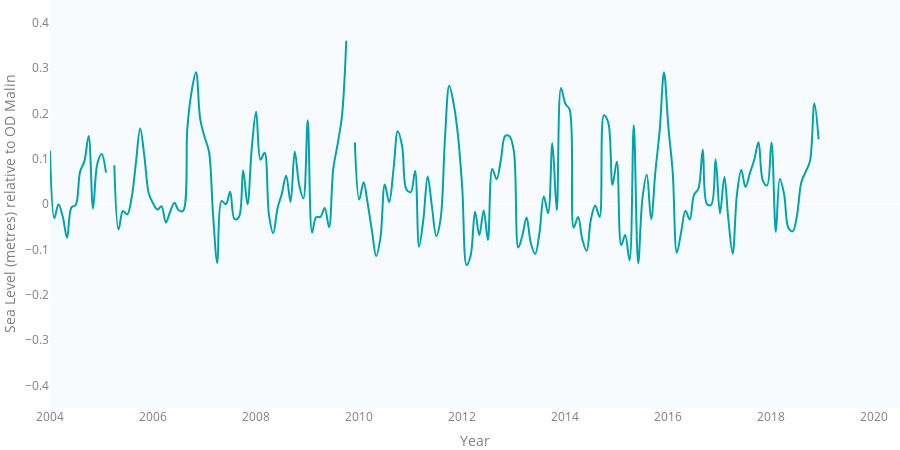

The code cell stored with this chart in its notebook:
### Code cell
# malin head
figure_3_7_malinHead = make_subplots(specs=[[{'secondary_y': False}]])

figure_3_7_malinHead.add_trace(malinHeadSingleTrace,
            secondary_y=False,)

figure_3_7_malinHead.update_layout(TIMESERIES_LAYOUT)
# figure_3_7_ballyglass.update_layout(showlegend = True)


figure_3_7_malinHead.update_yaxes(title_text='Sea Level (metres) relative to OD Malin',
                         range=[-0.45, 0.45],
                         showgrid=False,
                         fixedrange=True,
                         showspikes=True,
                        )
figure_3_7_malinHead.update_xaxes(title_text='Year',
                         range=['2004-01-01', '2020-06-30'],
#                          tickformat="%Y",
                         showspikes=True,  
                         spikethickness=2
                        )

figure_3_7_malinHead.show()

### Figure 1 — Plotly figure (JSON) as saved in the notebook; plotly's stock layout.template omitted (floating-point values rounded to 4 significant figures; data arrays with more than 128 entries replaced by an {"elided": "..."} marker saying what was removed)
{"data": [{"connectgaps": false, "hovertemplate": "%{x}<br>Monthly Average: %{y:.2f} m<extra></extra>", "line": {"color": "#00a4ae", "shape": "spline", "width": 2}, "mode": "lines", "name": "Malin Head", "type": "scatter", "x": {"elided": "204 str values"}, "xaxis": "x", "y": {"elided": "204 float values"}, "yaxis": "y"}], "layout": {"font": {"color": "#7f7f7f"}, "height": 450, "hovermode": "closest", "legend": {"bgcolor": "rgba(0,0,0,0)", "itemclick": false, "itemdoubleclick": false, "orientation": "h"}, "margin": {"b": 0, "l": 0, "r": 0, "t": 0}, "paper_bgcolor": "rgba(0,0,0,0)", "plot_bgcolor": "#f7fbfd", "xaxis": {"anchor": "y", "domain": [0, 1], "range": ["2004-01-01", "2020-06-30"], "showgrid": false, "showspikes": true, "spikethickness": 2, "title": {"text": "Year"}}, "yaxis": {"anchor": "x", "domain": [0, 1], "fixedrange": true, "range": [-0.45, 0.45], "showgrid": false, "showspikes": true, "title": {"text": "Sea Level (metres) relative to OD Malin"}}}}
